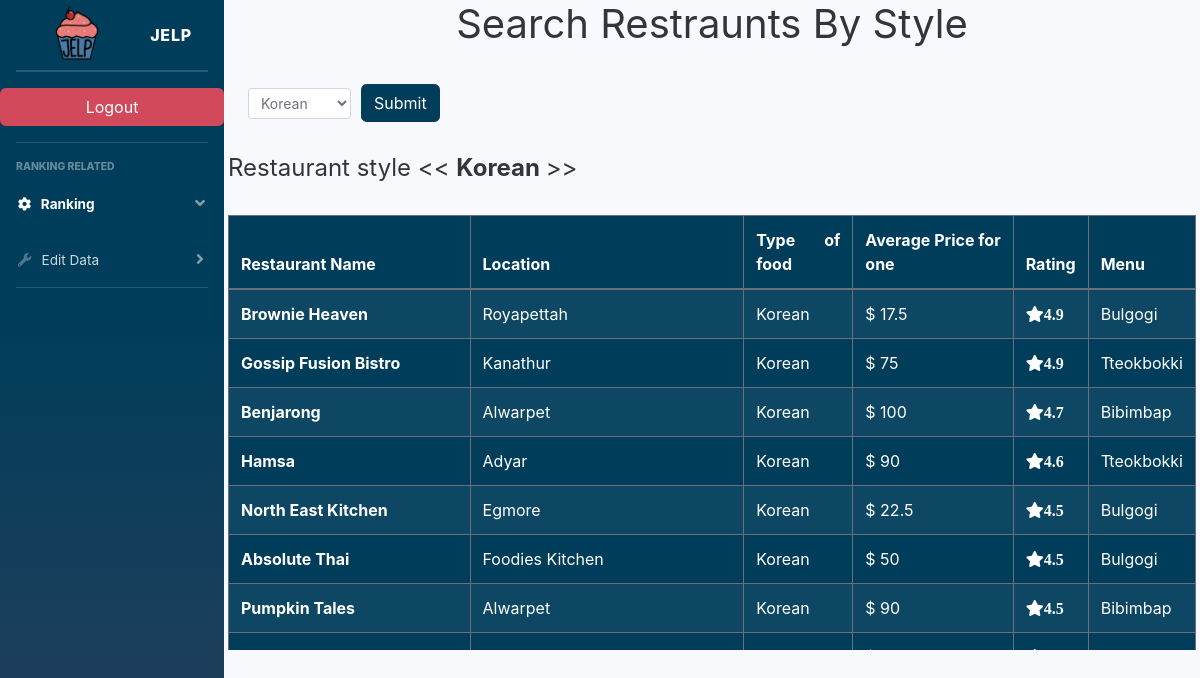
/jy_1_rank_style.php?country=Korean, run on the app's committed database.
### tables this page shows
create table restaurant(
  rest_id int not null AUTO_INCREMENT,
  name varchar(100) UNIQUE,
  location varchar(100),
  country varchar(100),
  avg_price float,
  avg_rating float, 
  menu varchar(100) NOT NULL,
  review_count int(100),
  primary key(rest_id)
);

### jy_1_rank_style.php (the view, shortened to what this page needs)
<?php include("sidebar.php") ?>
<body>
  <div class="container">
    <form action="<?php echo htmlspecialchars($_SERVER["PHP_SELF"]); ?>" method="GET">
      <h1 class="text-center"> Search Restraunts By Style</h1><br>
      <div class="form-row align-items-center">
        <div class="col-auto my-1">
          <select class="form-control form-control-sm" id="select_country" name="country">
            <option selected value="Korean">Korean</option>
          </select>
        </div>
        <div class="col-auto my-1">
          <button type="submit" class="btn btn-primary" onclick="onclick(event)">Submit</button>
        </div>
      </div>
    </form>
  </div>
  <?php
  require_once "login-config.php";
  $country = mysqli_real_escape_string($link, $_GET['country']);
  $sql = "
    SELECT *
    FROM restaurant
    WHERE country = ?
    ORDER BY avg_rating DESC, avg_price;";
  $stmt = mysqli_stmt_init($link);
  if (!mysqli_stmt_prepare($stmt, $sql)) {
    echo "SQL statement failed";
    echo mysqli_error($link);
  } else {
    mysqli_stmt_bind_param($stmt, "s", $country);
    mysqli_stmt_execute($stmt);
    $res = mysqli_stmt_get_result($stmt);
    echo "<br><div class='container scrolldiv scrollbar-morpheus-den'>";
    echo "<h4>Restaurant style << <b>" . $country . " </b>>></h4><br>";
    echo "<table class='table table-bordered table-striped table-dark '>";
    echo "   <thead>
            <tr>
            <th scope='col'>Restaurant Name</th>
            <th scope='col'>Location</th>
            <th scope='col'>Type of food</th>
            <th scope='col'>Average Price for one</th>
            <th scope='col'>Rating</th>
            <th scope='col'>Menu</th>
            </tr>
            </thead>";
    echo "<tbody>";
    while ($row = mysqli_fetch_assoc($res)) {
      $name = $row['name'];
      $location = $row['location'];
      $country = $row['country'];
      $avg_price = $row['avg_price'];
      $avg_rating = $row['avg_rating'];
      $menu = $row['menu'];
      echo "<tr>" .
        "<th scope='row'>" . $name . "</th>"
        . "<td>" . $location . "</td>"
        . "<td>" . $country . "</td>"
        . "<td>$ " . $avg_price . "</td>"
        . "<td><i class='fa fa-star'/>" . $avg_rating . "</td>"
        . "<td>" . $menu . "</td>"
        . "</tr>";
    }
    echo "</tbody>";
    echo "</table>";
    echo "</div>";
    echo "<br>";
  }
  mysqli_close($link); ?>
</body>
</html>

### sidebar.php (style rules this page uses)
div.scrolldiv { margin: 4px, 4px; padding: 4px; width: 100%; height: 500px; overflow-x: hidden; overflow-y: auto; text-align: justify; }

### data on the page
restaurant: name "Brownie Heaven", location "Royapettah", country "Korean", avg_price "17.5", avg_rating "4.9", menu "Bulgogi"
restaurant: name "Gossip Fusion Bistro", location "Kanathur", country "Korean", avg_price "75", avg_rating "4.9", menu "Tteokbokki"
restaurant: name "Benjarong", location "Alwarpet", country "Korean", avg_price "100", avg_rating "4.7", menu "Bibimbap"
restaurant: name "Hamsa", location "Adyar", country "Korean", avg_price "90", avg_rating "4.6", menu "Tteokbokki"
restaurant: name "North East Kitchen", location "Egmore", country "Korean", avg_price "22.5", avg_rating "4.5", menu "Bulgogi"
restaurant: name "Absolute Thai", location "Foodies Kitchen", country "Korean", avg_price "50", avg_rating "4.5", menu "Bulgogi"
restaurant: name "Pumpkin Tales", location "Alwarpet", country "Korean", avg_price "90", avg_rating "4.5", menu "Bibimbap"

### other printed values
$country "Korean"
